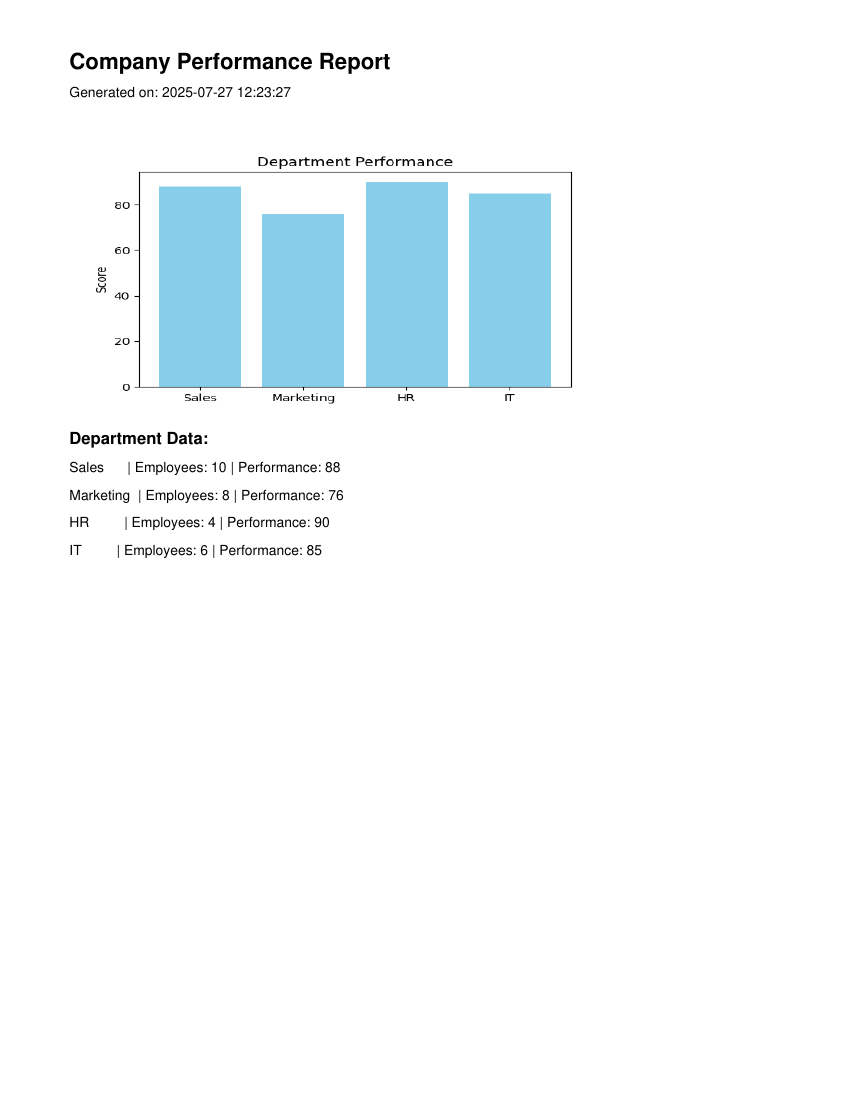

Recreate this plot in Python.
import pandas as pd
import matplotlib.pyplot as plt
from reportlab.lib.pagesizes import letter
from reportlab.pdfgen import canvas
from datetime import datetime

# Step 1: Create or Load Some Data
data = {
    'Department': ['Sales', 'Marketing', 'HR', 'IT'],
    'Employees': [10, 8, 4, 6],
    'Performance': [88, 76, 90, 85]
}

df = pd.DataFrame(data)

# Step 2: Plot a Chart
plt.figure(figsize=(6, 4))
plt.bar(df['Department'], df['Performance'], color='skyblue')
plt.title('Department Performance')
plt.ylabel('Score')
plt.savefig("performance_chart.png")
plt.close()

# Step 3: Generate PDF Report
def generate_pdf_report(filename="automated_report.pdf"):
    c = canvas.Canvas(filename, pagesize=letter)
    width, height = letter

    # Title
    c.setFont("Helvetica-Bold", 16)
    c.drawString(50, height - 50, "Company Performance Report")

    # Date
    c.setFont("Helvetica", 10)
    c.drawString(50, height - 70, f"Generated on: {datetime.now().strftime('%Y-%m-%d %H:%M:%S')}")

    # Insert Chart
    c.drawImage("performance_chart.png", 50, height - 300, width=400, height=200)

    # Table Header
    c.setFont("Helvetica-Bold", 12)
    c.drawString(50, height - 320, "Department Data:")

    # Draw Table
    c.setFont("Helvetica", 10)
    y = height - 340
    for index, row in df.iterrows():
        text = f"{row['Department']:10} | Employees: {row['Employees']} | Performance: {row['Performance']}"
        c.drawString(50, y, text)
        y -= 20

    c.save()
    print("Report saved as", filename)

generate_pdf_report()
